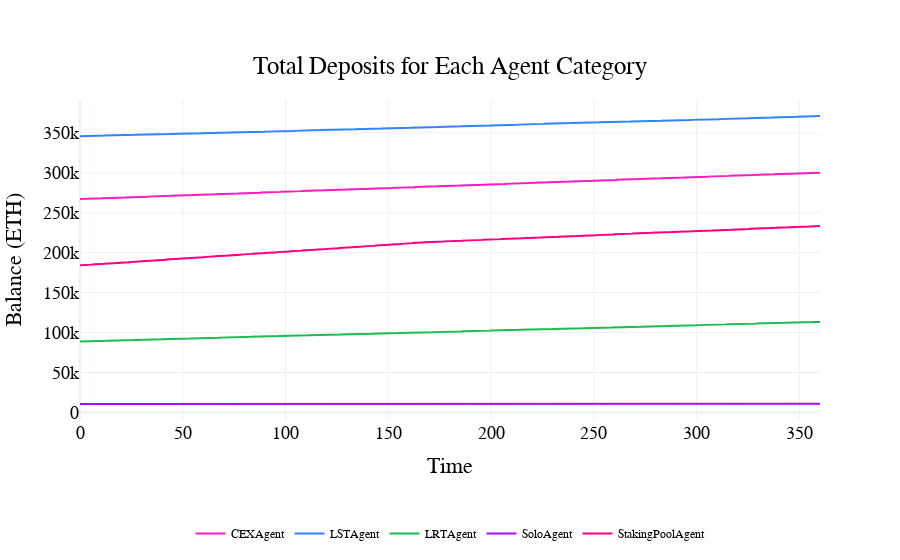

Notebook source saved alongside this figure:
### Code cell
visualizations.plot_balance_for_agents(df, agents)

### Figure 1 — Plotly figure (JSON) as saved in the notebook; plotly's stock layout.template omitted (floating-point values rounded to 4 significant figures; data arrays with more than 128 entries replaced by an {"elided": "..."} marker saying what was removed)
{"data": [{"line": {"color": "#FC1CBF"}, "name": "CEXAgent", "type": "scatter", "x": {"elided": "2161 int values"}, "y": {"elided": "2161 float values"}}, {"line": {"color": "#3283FE"}, "name": "LSTAgent", "type": "scatter", "x": {"elided": "2161 int values"}, "y": {"elided": "2161 float values"}}, {"line": {"color": "#1CBE4F"}, "name": "LRTAgent", "type": "scatter", "x": {"elided": "2161 int values"}, "y": {"elided": "2161 float values"}}, {"line": {"color": "#AA0DFE"}, "name": "SoloAgent", "type": "scatter", "x": {"elided": "2161 int values"}, "y": {"elided": "2161 float values"}}, {"line": {"color": "#FA0087"}, "name": "StakingPoolAgent", "type": "scatter", "x": {"elided": "2161 int values"}, "y": {"elided": "2161 float values"}}], "layout": {"font": {"color": "black", "family": "Arial", "size": 18}, "hovermode": "x unified", "legend": {"font": {"color": "black", "size": 12}, "orientation": "h", "x": 0.5, "xanchor": "center", "y": -0.4, "yanchor": "bottom"}, "paper_bgcolor": "rgba(255, 255, 255, 1)", "plot_bgcolor": "rgba(255, 255, 255, 1)", "title": {"text": "Total Deposits for Each Agent Category", "x": 0.5, "xanchor": "center", "y": 0.9, "yanchor": "top"}, "xaxis": {"title": {"text": "Time"}}, "yaxis": {"title": {"text": "Balance (ETH)"}}}}
